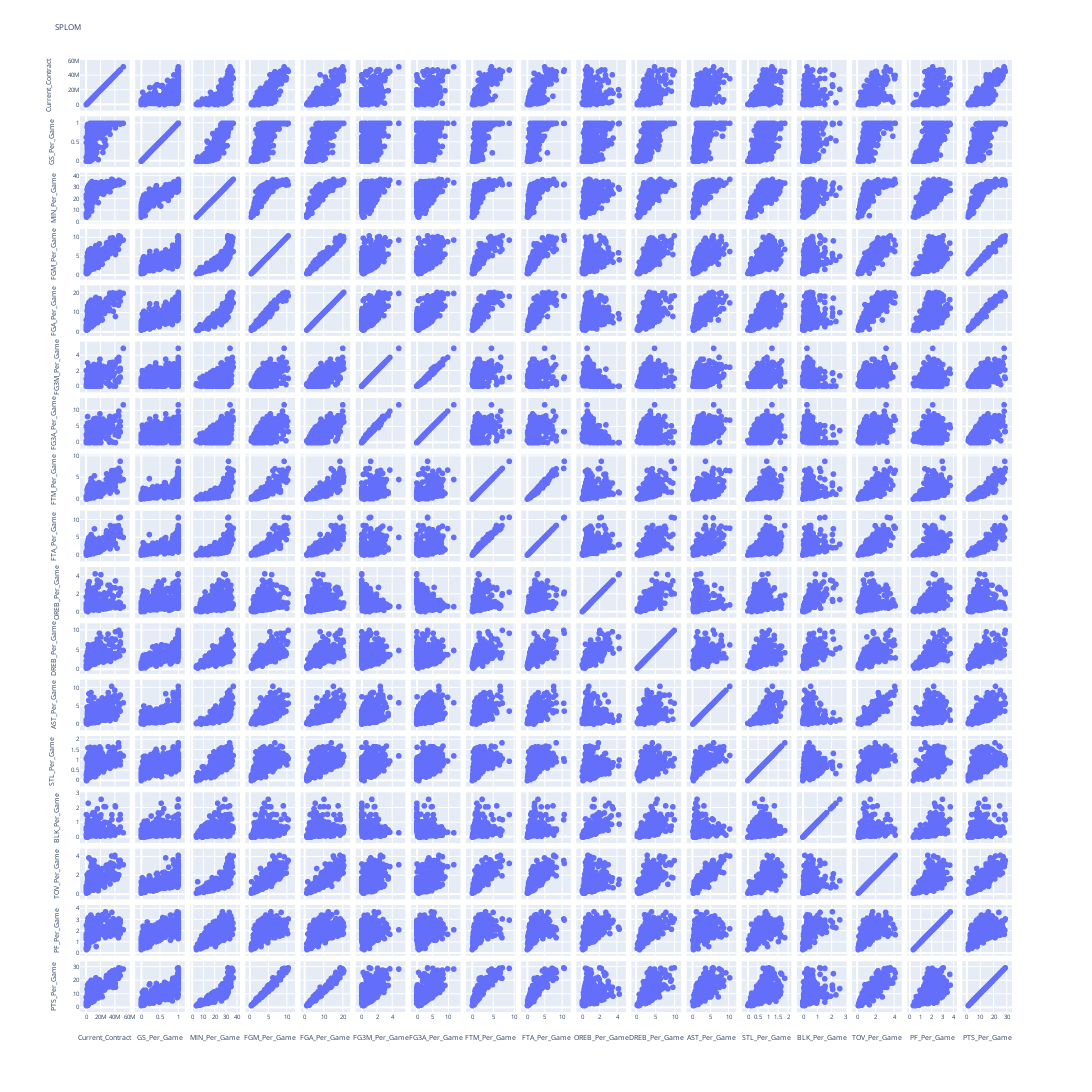

Notebook code cell kept with this figure:
### Markdown cell above
Before we conduct regression analysis we need to check that the data set meets the following assumptions:
- Linearity: The relationship between independent and dependent variables is linear
- Independence: The observations are independent of each other

### Code cell
#use a SPLOM chart to visually check for linear relationship
fig = px.scatter_matrix(regression_df,
                        dimensions=['Current_Contract', 'GS_Per_Game', 
                                    'MIN_Per_Game', 'FGM_Per_Game', 
                                    'FGA_Per_Game', 'FG3M_Per_Game', 
                                    'FG3A_Per_Game', 'FTM_Per_Game', 
                                    'FTA_Per_Game', 'OREB_Per_Game', 
                                    'DREB_Per_Game', 'AST_Per_Game', 
                                    'STL_Per_Game', 'BLK_Per_Game', 
                                    'TOV_Per_Game', 'PF_Per_Game',
                                    'PTS_Per_Game'])

# Update layout
fig.update_layout(
    title='SPLOM',
    width=1200,
    height=1200,
    font=dict(size=6)
)
fig.show()

### Figure 1 — Plotly figure (JSON) as saved in the notebook; plotly's stock layout.template omitted (floating-point values rounded to 4 significant figures; data arrays with more than 128 entries replaced by an {"elided": "..."} marker saying what was removed)
{"data": [{"dimensions": [{"axis": {"matches": true}, "label": "Current_Contract", "values": {"elided": "419 int values"}}, {"axis": {"matches": true}, "label": "GS_Per_Game", "values": {"elided": "419 float values"}}, {"axis": {"matches": true}, "label": "MIN_Per_Game", "values": {"elided": "419 float values"}}, {"axis": {"matches": true}, "label": "FGM_Per_Game", "values": {"elided": "419 float values"}}, {"axis": {"matches": true}, "label": "FGA_Per_Game", "values": {"elided": "419 float values"}}, {"axis": {"matches": true}, "label": "FG3M_Per_Game", "values": {"elided": "419 float values"}}, {"axis": {"matches": true}, "label": "FG3A_Per_Game", "values": {"elided": "419 float values"}}, {"axis": {"matches": true}, "label": "FTM_Per_Game", "values": {"elided": "419 float values"}}, {"axis": {"matches": true}, "label": "FTA_Per_Game", "values": {"elided": "419 float values"}}, {"axis": {"matches": true}, "label": "OREB_Per_Game", "values": {"elided": "419 float values"}}, {"axis": {"matches": true}, "label": "DREB_Per_Game", "values": {"elided": "419 float values"}}, {"axis": {"matches": true}, "label": "AST_Per_Game", "values": {"elided": "419 float values"}}, {"axis": {"matches": true}, "label": "STL_Per_Game", "values": {"elided": "419 float values"}}, {"axis": {"matches": true}, "label": "BLK_Per_Game", "values": {"elided": "419 float values"}}, {"axis": {"matches": true}, "label": "TOV_Per_Game", "values": {"elided": "419 float values"}}, {"axis": {"matches": true}, "label": "PF_Per_Game", "values": {"elided": "419 float values"}}, {"axis": {"matches": true}, "label": "PTS_Per_Game", "values": {"elided": "419 float values"}}], "hovertemplate": "%{xaxis.title.text}=%{x}<br>%{yaxis.title.text}=%{y}<extra></extra>", "legendgroup": "", "marker": {"color": "#636efa", "symbol": "circle"}, "name": "", "showlegend": false, "type": "splom"}], "layout": {"dragmode": "select", "font": {"size": 6}, "height": 1200, "legend": {"tracegroupgap": 0}, "margin": {"t": 60}, "title": {"text": "SPLOM"}, "width": 1200, "xaxis": {"autorange": true, "range": [-7885000.0, 59890000.0], "type": "linear"}, "xaxis10": {"autorange": true, "range": [-0.6289, 4.969], "type": "linear"}, "xaxis11": {"autorange": true, "range": [-1.076, 11.55], "type": "linear"}, "xaxis12": {"autorange": true, "range": [-1.506, 11.97], "type": "linear"}, "xaxis13": {"autorange": true, "range": [-0.2848, 2.135], "type": "linear"}, "xaxis14": {"autorange": true, "range": [-0.4018, 3.012], "type": "linear"}, "xaxis15": {"autorange": true, "range": [-0.4989, 4.759], "type": "linear"}, "xaxis16": {"autorange": true, "range": [-0.1919, 4.242], "type": "linear"}, "xaxis17": {"autorange": true, "range": [-3.069, 33.54], "type": "linear"}, "xaxis2": {"autorange": true, "range": [-0.154, 1.154], "type": "linear"}, "xaxis3": {"autorange": true, "range": [-1.228, 42.17], "type": "linear"}, "xaxis4": {"autorange": true, "range": [-1.077, 12.07], "type": "linear"}, "xaxis5": {"autorange": true, "range": [-1.873, 23.55], "type": "linear"}, "xaxis6": {"autorange": true, "range": [-0.7559, 5.666], "type": "linear"}, "xaxis7": {"autorange": true, "range": [-1.826, 13.69], "type": "linear"}, "xaxis8": {"autorange": true, "range": [-1.364, 10.22], "type": "linear"}, "xaxis9": {"autorange": true, "range": [-1.646, 12.34], "type": "linear"}, "yaxis": {"autorange": true, "range": [-7885000.0, 59890000.0], "type": "linear"}, "yaxis10": {"autorange": true, "range": [-0.6289, 4.969], "type": "linear"}, "yaxis11": {"autorange": true, "range": [-1.076, 11.55], "type": "linear"}, "yaxis12": {"autorange": true, "range": [-1.506, 11.97], "type": "linear"}, "yaxis13": {"autorange": true, "range": [-0.2848, 2.135], "type": "linear"}, "yaxis14": {"autorange": true, "range": [-0.4018, 3.012], "type": "linear"}, "yaxis15": {"autorange": true, "range": [-0.4989, 4.759], "type": "linear"}, "yaxis16": {"autorange": true, "range": [-0.1919, 4.242], "type": "linear"}, "yaxis17": {"autorange": true, "range": [-3.069, 33.54], "type": "linear"}, "yaxis2": {"autorange": true, "range": [-0.154, 1.154], "type": "linear"}, "yaxis3": {"autorange": true, "range": [-1.228, 42.17], "type": "linear"}, "yaxis4": {"autorange": true, "range": [-1.077, 12.07], "type": "linear"}, "yaxis5": {"autorange": true, "range": [-1.873, 23.55], "type": "linear"}, "yaxis6": {"autorange": true, "range": [-0.7559, 5.666], "type": "linear"}, "yaxis7": {"autorange": true, "range": [-1.826, 13.69], "type": "linear"}, "yaxis8": {"autorange": true, "range": [-1.364, 10.22], "type": "linear"}, "yaxis9": {"autorange": true, "range": [-1.646, 12.34], "type": "linear"}}}
